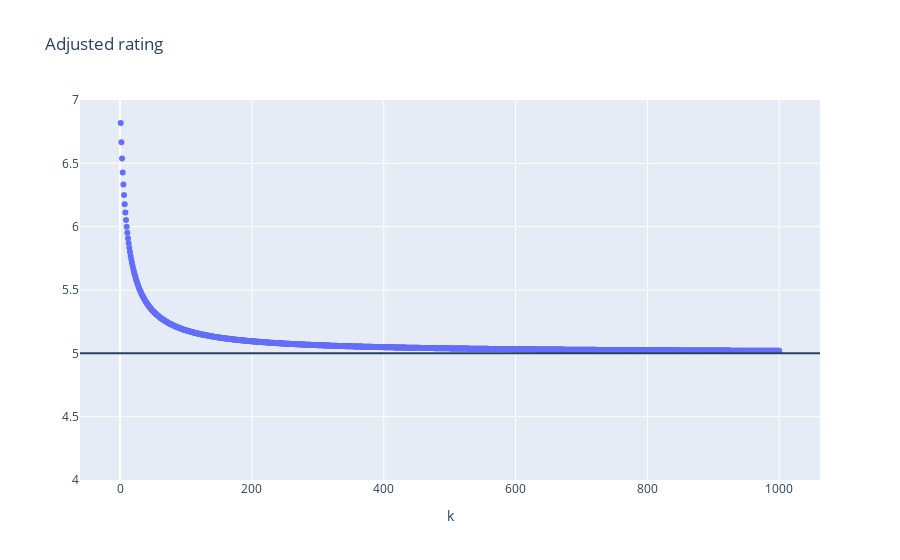

Notebook code cell kept with this figure:
### Code cell
raw_rate = 7
global_mean = 5
n = 10

k = np.linspace(1, 1000, 1000)
ar = (raw_rate*n + global_mean*k)/(n + k)

fig = Figure(data = Scatter(x = k,
                            y = ar,
                            mode = 'markers'),
             layout = Layout(xaxis={'title': 'k'},
                             yaxis={'range': [4,7]},
                             title='Adjusted rating'))

fig.add_hline(y = global_mean)
fig.show()

### Figure 1 — Plotly figure (JSON) as saved in the notebook; plotly's stock layout.template omitted (floating-point values rounded to 4 significant figures; data arrays with more than 128 entries replaced by an {"elided": "..."} marker saying what was removed)
{"data": [{"mode": "markers", "type": "scatter", "x": {"elided": "1000 int values"}, "y": {"elided": "1000 float values"}}], "layout": {"shapes": [{"type": "line", "x0": 0, "x1": 1, "xref": "x domain", "y0": 5, "y1": 5, "yref": "y"}], "title": {"text": "Adjusted rating"}, "xaxis": {"title": {"text": "k"}}, "yaxis": {"range": [4, 7]}}}
